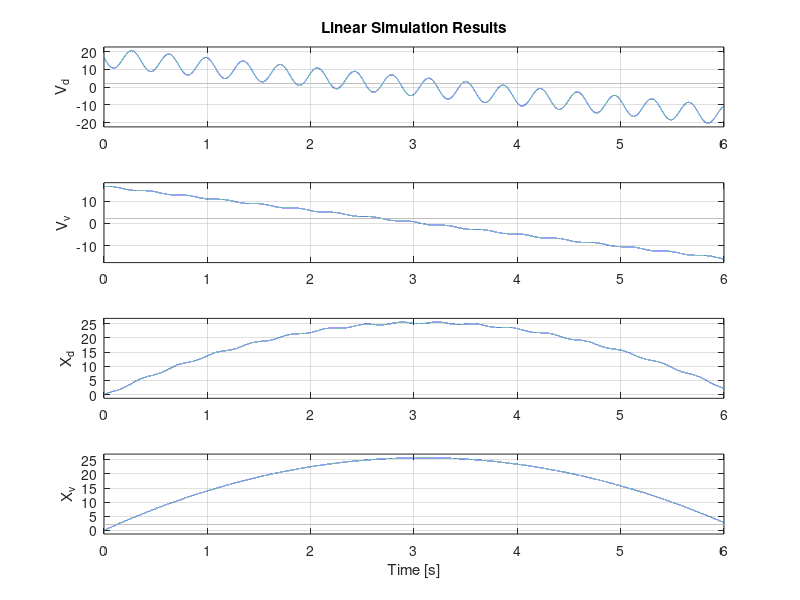

The MATLAB source for this figure:
clear all; close all; clc;
pkg load control

vInitial = 60 / 3.6; % m/s
vFinal = 30 / 3.6; % m/s
lengthRope = 120; % M
mVehicle = 3500; % kg
mDrive = 200; % kg

R = mVehicle / mDrive;


kRope = 13402517.3; # Wire
kRope = 6935401.117; # Polymer 
kRope /= lengthRope;

tStep = 1/10000;
tFinal = 6

fMax = 10000;


A = zeros(4);
A([1:2],[3:4]) = [-kRope/mDrive, kRope/mDrive;
                 kRope/mVehicle, -kRope/mVehicle];    
A([3:4],[1:2]) = eye(2);

B = zeros(4,1);
# Let input be in term of 10,000 N.  This keeps the input magnitue low for automatic axis for plotting.  G proper
B(1) = -fMax/mDrive;

C = zeros(1, 4);
C(3) = 1;
C = eye(4)
D = 0;       

G = ss(A, B, C, D)
names = {'V_d', 'V_v','X_d','X_v'};
G.stname = names
G.outputname = names

T = 0:tStep:tFinal;
U = zeros(size(T));
U = 2 * ones(size(T'));
##U = 50 * exp(-T/.3);

wn = sqrt(kRope/mVehicle * (1+R)) # Natural Frequency rad/s
wn /= (2*pi) # hz

wa = sqrt(kRope/mVehicle)# "anitresonant Frequency" rad/s
wa /= (2*pi) # hz

x0 = [vInitial, vInitial, 0, 0];
lsim(G, U, T, x0);


Q = eye(4);
R = .0001;
